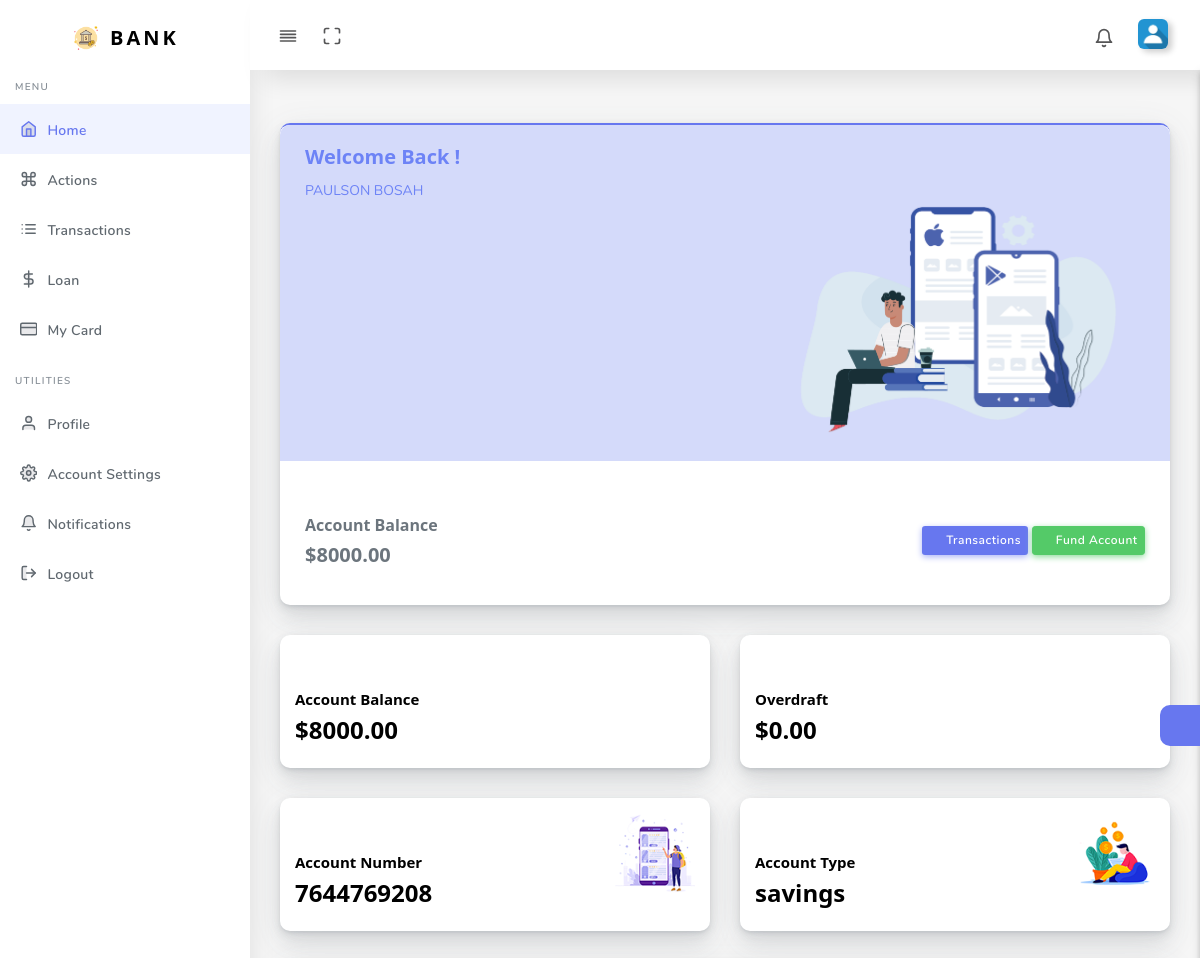
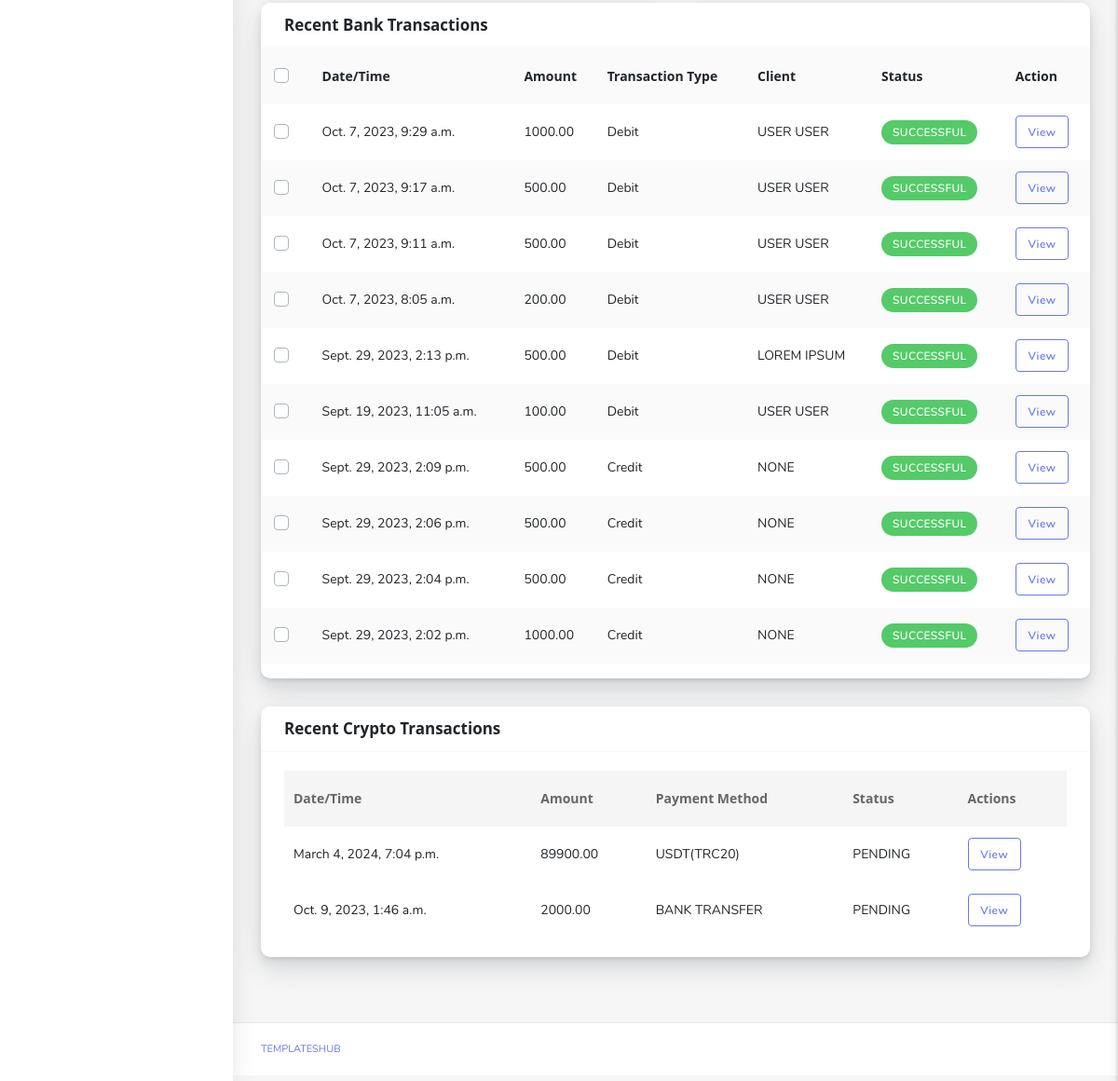
Screenshot of /account/ (signed in) with the database file from the repository (2 pictures, top to bottom).
### onlinebankingapp/models.py (models this page shows, shortened)
class User(AbstractBaseUser, PermissionsMixin):
    themes = (
        ("dark", "Dark"),
        ("light", "Light")
    )
    account_types = (
        ('savings', 'Savings'),
        ('checking', 'Checking'),
        ('current', 'Current'),
    )
    first_name = models.CharField(verbose_name="first name", max_length=30, null=False, blank=False)
    last_name = models.CharField(verbose_name="last name", max_length=30, null=False, blank=False)
    email = models.EmailField(verbose_name="email address", max_length=60, unique=True, null=False, blank=False)
    phone = models.CharField(verbose_name="phone number", max_length=15, blank=True, null=True)
    nationality = models.CharField(verbose_name="country", max_length=25, blank=True, null=True)
    timezone = models.CharField(max_length=60, null=True, blank=True)
    account_type = models.CharField(max_length=15, choices=account_types, default="savings")
    account_number = models.CharField(max_length=10, unique=True, default=0, blank=False, null=False)
    pin = models.CharField(max_length=4, null=True, blank=True)
    balance = models.DecimalField(max_digits=15, decimal_places=2, default=0, null=False, blank=False)
    overdraft = models.DecimalField(max_digits=15, decimal_places=2, default=0, null=False, blank=False)
    date_joined = models.DateTimeField(verbose_name="date joined", auto_now_add=True)
    last_login = models.DateTimeField(verbose_name="last login", auto_now=True)
    is_staff = models.BooleanField(default=False)
    is_superuser = models.BooleanField(default=False)
    is_blocked = models.BooleanField(default=False)
    theme = models.CharField(max_length=10, choices=themes, default="light")
    @property
    def currency(self):
        return CompanyInfo.objects.last().currency
    @property
    def full_name(self):
        return f'{self.first_name} {self.last_name}'
    USERNAME_FIELD = "email"
    REQUIRED_FIELDS = ["first_name", "last_name"]
    objects = UserManager()
    def __str__(self):
        return self.full_name
    '''
    Make sure to set this custom model as our user model in settings.py
    AUTH_USER_MODEL = "App.CustomUserModel"
    Make sure to delete previous migration files incase of errors
    Then make migrations
    '''

class CompanyInfo(models.Model):
    name = models.CharField(max_length=150, blank=False, null=False)
    site_domain = models.CharField(max_length=150, blank=False, null=False, help_text="site url/link i.e miningsite.com")
    logo = models.ImageField(upload_to="images/company", blank=True, null=True)
    address = models.CharField(max_length=150, blank=True, null=True)
    email = models.EmailField(blank=True, null=True)
    phone = models.CharField(max_length=25, blank=True, null=True)
    currency = models.CharField(max_length=1, choices=currencies, default='$', blank=False, null=False)
    interest_rate = models.DecimalField(max_digits=4, decimal_places=2, default=0.1, blank=False, help_text='IN PERCENTAGE(%)')
    bitcoin_address = models.CharField(max_length=200, blank=True, null=True)
    usdt_address = models.CharField(max_length=200, blank=True, null=True, help_text='TRC20')
    account_name = models.CharField(max_length=100, blank=True, null=True, help_text="Funding Account Name")
    account_number = models.CharField(max_length=15, blank=True, null=True, help_text="Funding Account Number")
    account_bank = models.CharField(max_length=160, blank=True, null=True, help_text="Funding Account Bank")
    swift_code =  models.CharField(max_length=25, blank=True, null=True, help_text="Funding Account Swift Code (optional)")
    iban_code =  models.CharField(max_length=100, blank=True, null=True, help_text="Funding Account IBAN Number (optional)")

class Transaction(models.Model):
    transaction_status = (
        ('pending', 'Pending'),
        ('successful', 'Successful'),
        ('failed', 'Failed')
    )
    transaction_types = (
        ('debit', "Debit"),
        ('credit', "Credit")
    )
    descriptions = (
        ('transfer', 'Transfer'),
        ('deposit', 'Deposit'),
        ('withdrawal', 'Withdrawal'),
        ('purchase', 'Purchase'),
        ('loan', 'Loan'),
    )
    from_user = models.ForeignKey(User, on_delete=models.DO_NOTHING , related_name="sender", help_text="Initiator", null=True, blank=True)
    to_user = models.ForeignKey(User, on_delete=models.DO_NOTHING, related_name="receiver", help_text="Recipient", null=True, blank=True)
    description = models.CharField(max_length=10, choices=descriptions, default='transfer', null=True, blank=True)
    amount = models.DecimalField(max_digits=12, decimal_places=2, null=False, blank=False)
    remark = models.TextField(max_length=60, help_text="Comment", null=True, blank=True)
    session_id = models.CharField(max_length=24, unique=True, null=True, blank=True)
    transaction_number = models.CharField(max_length=18, unique=True, null=True, blank=True)
    status = models.CharField(max_length=12, choices=transaction_status, default='pending')
    timestamp = models.DateTimeField(auto_now_add=True, help_text="Date And Time Initiated")
    '''
    Transaction Type = "debit" if user == self.from_user
    Transaction Type = "credit" if user == self.to_user
    '''

class Payment(models.Model):
    payment_status = (
        ('pending', 'Pending'),
        ('approved', 'Approved'),
        ('declined', 'Declined')
    )
    methods = (
        ('bank transfer', 'Bank Transfer'),
        ('bitcoin', 'Bitcoin'),
        ('usdt', 'USDT(TRC20)'),
    )
    purposes = (
        ('funding', 'Account Funding'),
        ('card', 'Virtual Card'),
        ('loan', 'Loan Payment'),
    )
    user = models.ForeignKey(User, on_delete=models.DO_NOTHING , null=False, blank=False)
    amount = models.DecimalField(max_digits=12, decimal_places=2, null=False, blank=False)
    purpose = models.CharField(max_length=12, choices=purposes, default='funding', null=False, blank=False)
    method = models.CharField(max_length=20, choices=methods, default='usdt', null=False, blank=False)
    proof = models.ImageField(upload_to="images/payment", blank=True, null=True)
    status = models.CharField(max_length=12, choices=payment_status, default='pending')
    timestamp = models.DateTimeField(auto_now_add=True)

### onlinebankingapp/views.py (the view)
# urls.py: path('account/', views.account, name='account'),
@login_required
def account(request):
    forbidden = authorizeUser(request.user)
    company = CompanyInfo.objects.last()
    recent_transactions = getRecentTransactions(request.user)
    recent_payments = Payment.objects.filter(user=request.user).order_by('-timestamp')[:15]
    notifications = Notification.objects.filter(user=request.user).order_by('-date')[:3]
    context = {
        'company':company,
        'recent_transactions': recent_transactions,
        'crypto_transactions': recent_payments,
        'notifications': notifications,
    }
    if forbidden:
        response = HttpResponseForbidden(forbidden_message)
    else:
        response = render(request, 'dashboard/dashboard.html', context)
    return response

### templates/dashboard/dashboard.html (shortened to what this page needs)
{% extends 'dashboard/base.html' %}
{% load static %}
{% load tz %}
{% block content %}
<div class="card author-box card-primary">
  <div class="board">
    <img src="{% static 'dashboard/img/banner/dashboard-banner.png' %}" alt="">
    <div class="greetings">
      <h5>Welcome Back !</h5>
      <p>{{request.user.full_name|upper}}</p>
    </div>
    <div class="balance">
      <h6>Account Balance</h6>
      <h5>{{request.user.currency}}{{request.user.balance}}</h5>
    </div>
    <div class="action-buttons">
      <a href="{% url 'banking:transactions' %}" class="btn btn-sm btn-icon icon-left btn-primary"><i class="fas fa-bars"></i> Transactions</a>
      <a href="{% url 'banking:fund_account' %}" class="btn btn-sm btn-icon icon-left btn-success"><i class="fas fa-donate"></i> Fund Account</a>
    </div>
  </div>
</div>
<div class="row ">
    <div class="col-lg-6 col-md-6 col-sm-6 col-xs-12">
      <div class="card">
        <div class="card-statistic-4">
          <div class="align-items-center justify-content-between">
            <div class="row ">
              <div class="col-lg-6 col-md-6 col-sm-6 col-xs-6 pr-0 pt-3">
                <div class="card-content">
                  <h5 class="mt-4 font-15">Account Balance</h5>
                  <h4 class="mt-2">{{request.user.currency}}{{request.user.balance}}</h4>
                </div>
              </div>
              <div class="col-lg-6 col-md-6 col-sm-6 col-xs-6 pl-0">
              </div>
            </div>
          </div>
        </div>
      </div>
    </div>
    <div class="col-lg-6 col-md-6 col-sm-6 col-xs-12">
      <div class="card">
        <div class="card-statistic-4">
          <div class="align-items-center justify-content-between">
            <div class="row ">
              <div class="col-lg-6 col-md-6 col-sm-6 col-xs-6 pr-0 pt-3">
                <div class="card-content">
                  <h5 class="mt-4 font-15">Overdraft</h5>
                  <h4 class="mt-2">{{request.user.currency}}{{request.user.overdraft}}</h4>
                </div>
              </div>
              <div class="col-lg-6 col-md-6 col-sm-6 col-xs-6 pl-0">
              </div>
            </div>
          </div>
        </div>
      </div>
    </div>
    <div class="col-lg-6 col-md-6 col-sm-6 col-xs-12">
      <div class="card">
        <div class="card-statistic-4">
          <div class="align-items-center justify-content-between">
            <div class="row ">
              <div class="col-lg-6 col-md-6 col-sm-6 col-xs-6 pr-0 pt-3">
                <div class="card-content">
                  <h5 class="mt-4 font-15">Account Number</h5>
                  <h4 class="mt-2">{{request.user.account_number}}</h4>
                </div>
              </div>
              <div class="col-lg-6 col-md-6 col-sm-6 col-xs-6 pl-0">
                <div class="banner-img">
                  <img src="{% static 'dashboard/img/banner/1.png' %}" width="80">
                </div>
              </div>
            </div>
          </div>
        </div>
      </div>
    </div>
    <div class="col-lg-6 col-md-6 col-sm-6 col-xs-12">
      <div class="card">
        <div class="card-statistic-4">
          <div class="align-items-center justify-content-between">
            <div class="row ">
              <div class="col-lg-6 col-md-6 col-sm-6 col-xs-6 pr-0 pt-3">
                <div class="card-content">
                  <h5 class="mt-4 font-15">Account Type</h5>
                  <h4 class="mt-2">{{request.user.account_type}}</h4>
                </div>
              </div>
              <div class="col-lg-6 col-md-6 col-sm-6 col-xs-6 pl-0">
                <div class="banner-img">
                  <img src="{% static 'dashboard/img/banner/4.png' %}" width="80">
                </div>
              </div>
            </div>
          </div>
        </div>
      </div>
    </div>
  </div>
  <div class="row">
    <div class="col-12">
      <div class="card">
        <div class="card-header">
          <h4>Recent Bank Transactions</h4>
        </div>
        <div class="card-body p-0">
          {% if recent_transactions %}
          <div class="table-responsive">
            <table class="table table-striped">
              <tr>
                <th class="text-center">
                  <div class="custom-checkbox custom-checkbox-table custom-control">
                    <label for="checkbox-all" class="custom-control-label">&nbsp;</label>
                  </div>
                </th>
                <th>Date/Time</th>
                <th>Amount</th>
                <th>Transaction Type</th>
                <th>Client</th>
                <th>Status</th>
                <th>Action</th>
              </tr>
              {% for transaction in recent_transactions %}
              <tr>
                <td class="p-0 text-center">
                  <div class="custom-checkbox custom-control">
                    <label for="checkbox-1" class="custom-control-label">&nbsp;</label>
                  </div>
                </td>
                <td>{{transaction.timestamp|timezone:request.user.timezone}}</td>
                <td>{{transaction.amount}}</td>
                <td>
                  {% if transaction.from_user == request.user %}
                  Debit
                  {% elif transaction.to_user == request.user %}
                  Credit
                  {% endif %}
                </td>
                <td>
                  {% if transaction.from_user != request.user %}
                  {{transaction.from_user|upper}}
                  {% elif transaction.to_user != request.user %}
                  {{transaction.to_user|upper}}
                  {% endif %}
                </td>
                <td class="status">
                  {% if transaction.status == 'successful' %}
                  <div class="badge badge-success">{{transaction.get_status_display|upper}}</div>
                  {% elif transaction.status == 'pending' %}
                  <div class="badge badge-warning">{{transaction.get_status_display|upper}}</div>
                  {% else %}
                  <div class="badge badge-danger">{{transaction.get_status_display|upper}}</div>
                  {% endif %}
                </td>
                <td><a href="{% url 'banking:transaction' transaction.id %}" class="btn btn-outline-primary">View</a></td>
              </tr>
              {% endfor %}
            </table>
          </div>
          {% else %}
          <div class="card-body mt-3 mb-3">
            No Transaction Found!
          </div>
          {% endif %}
        </div>
      </div>
    </div>
  </div>
  <div class="row">
    <div class="col-md-12 col-lg-12 col-xl-12">
      <div class="card">
        <div class="card-header">
          <h4>Recent Crypto Transactions</h4>
        </div>
        <div class="card-body">
          {% if crypto_transactions %}
          <div class="table-responsive">
            <table class="table table-hover mb-0">
              <thead>
                <tr>
                  <th>Date/Time</th>
                  <th>Amount</th>
                  <th>Payment Method</th>
                  <th>Status</th>
                  <th>Actions</th>
                </tr>
              </thead>
              <tbody>
                {% for transaction in crypto_transactions %}
                <tr>
                  <td>{{transaction.timestamp}}</td>
                  <td>{{transaction.amount}}</td>
                  <td>{{transaction.get_method_display|upper}}</td>
                  <td>{{transaction.status|upper}}</td>
                  <td><a href="{% url 'banking:transaction' transaction.id %}" class="btn btn-outline-primary">View</a></td>
                </tr>
                {% endfor %}
              </tbody>
            </table>
          </div>
          {% else %}
          <div class="mt-3 mb-3">
            No Transaction Found!
          </div>
          {% endif %}
        </div>
      </div>
    </div>
  </div>
{% endblock %}

### rows the page displays
User: user.full_name "PAULSON BOSAH", user.balance "8000.00", user.overdraft "0.00", user.account_number "7644769208", user.account_type "savings"
CompanyInfo: user.currency "$"
Transaction: shows "Debit"
Transaction: shows "Debit"
Transaction: shows "Debit"
Transaction: shows "Debit"
Transaction: shows "Debit"
Transaction: shows "Debit"
Transaction: shows "Credit"
Transaction: shows "Credit"
Transaction: shows "Credit"
Transaction: shows "Credit"
